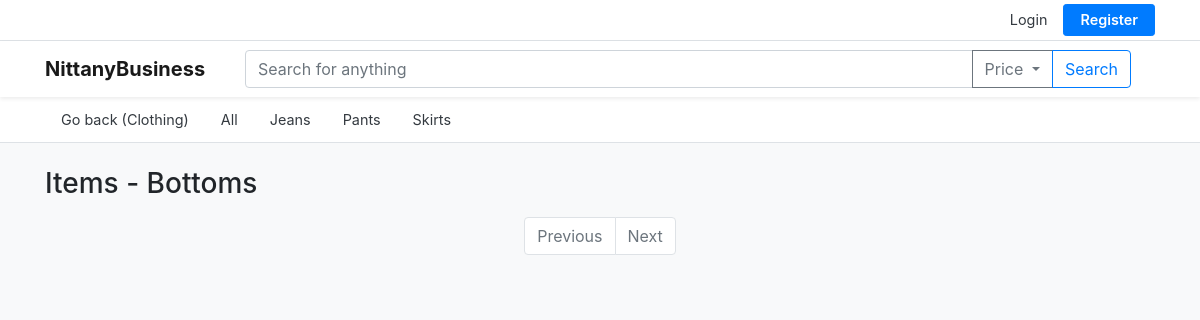
Page /category/Clothing/Bottoms on the earlier database version.
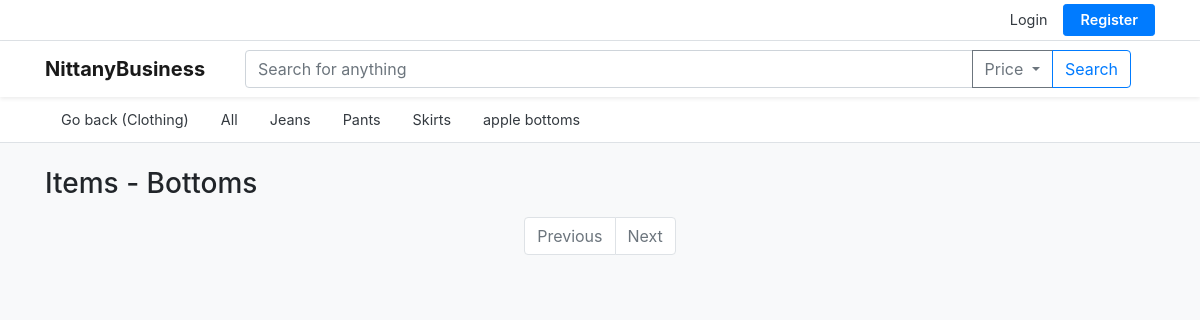
Same page on the later database version.
### tables this page shows
CREATE TABLE categories (
            parent_category TEXT,
            category_name TEXT PRIMARY KEY
        );

### app.py (the view)
@app.route('/')
@app.route('/category/<string:category>')
@app.route('/category/<string:category>/<string:subcategory>')
@app.route('/category/<string:category>/<string:subcategory>/<string:subsubcategory>')
def mainpage(category="All", subcategory="", subsubcategory=""):
    user = session.get('user')
    page = request.args.get('page', 1, type=int)
    PAGE_SIZE = 60
    connection = sqlite3.connect(db_path)
    cursor = connection.cursor()
    count_query = '''
        SELECT count(*)
        FROM product_listings p
        JOIN categories c ON p.Category = c.category_name
        WHERE p.Status = 1
    '''
    data_query = '''
        SELECT
            p.Product_Title,
            p.Product_Name,
            s.Business_Name,
            p.Listing_ID,
            p.Quantity,
            p.Product_Price,
            p.Seller_Email
        FROM product_listings p, sellers s, categories c
        WHERE p.Status = 1
          AND p.Seller_Email = s.email
          AND p.Category = c.category_name
    '''
    filters = []
    params = []
    parent_category = ""
    if subsubcategory:
        filters.append('p.Category = ?')
        params.append(subsubcategory)
        parent_category = subsubcategory
    elif subcategory:
        all_descendants = dfs_category(subcategory)
        filters.append('p.Category IN (' + ','.join(['?'] * len(all_descendants)) + ')')
        params.extend(all_descendants)
        parent_category = subcategory
    elif category != "All":
        all_descendants = dfs_category(category)
        filters.append('p.Category IN (' + ','.join(['?'] * len(all_descendants)) + ')')
        params.extend(all_descendants)
        parent_category = category
    else:
        parent_category = "Root"
    if filters:
        count_query += ' AND ' + ' AND '.join(filters)
        data_query += ' AND ' + ' AND '.join(filters)
    print("FINAL COUNT QUERY:\n" + count_query)
    print("COUNT PARAMS: " + str(params))
    cursor.execute(count_query, tuple(params))
    total_listings = cursor.fetchone()[0]
    total_pages = (total_listings + PAGE_SIZE - 1) // PAGE_SIZE
    if page > total_pages:
        page = total_pages
    elif page < 1:
        page = 1
    offset = (page - 1) * PAGE_SIZE
    data_query += ' ORDER BY p.Listing_ID LIMIT ? OFFSET ?'
    data_params = params + [PAGE_SIZE, offset]
    print("FINAL DATA QUERY:\n" + data_query)
    print("DATA PARAMS: " + str(data_params))
    cursor.execute(data_query, tuple(data_params))
    listings = cursor.fetchall()
    cursor.execute('''
        SELECT category_name
        FROM categories
        WHERE parent_category = ?
    ''', (parent_category,))
    categories = cursor.fetchall()
    enhanced_listings = []
    for listing in listings:
        product_title, product_name, business_name, listing_id, quantity, price, seller_email = listing
        seller_rating = get_seller_rating(seller_email)
        enhanced_listings.append((product_title, product_name, business_name, listing_id, quantity, price, seller_email, seller_rating))
    return render_template('mainpage.html',
                           listings=enhanced_listings,
                           categories=categories,
                           category=category,
                           subcategory=subcategory,
                           subsubcategory=subsubcategory,
                           page=page,
                           total_pages=total_pages,
                           user=user
                           )

### app.py (called while the page is built)
def get_children_categories(cursor, parent_category):
    cursor.execute('''
            SELECT category_name FROM categories
            WHERE parent_category = ?
        ''', (parent_category,))
    children = [row[0] for row in cursor.fetchall()]
    return children

def dfs_category(start_category):
    result = []
    connection = sqlite3.connect(db_path)
    cursor = connection.cursor()
    def dfs(current_category):
        result.append(current_category)
        children = get_children_categories(cursor, current_category)
        for child in children:
            dfs(child)
    dfs(start_category)
    connection.close()
    return result

### templates/mainpage.html (shortened to what this page needs)
<!DOCTYPE html>
<html lang="en">
<head>
    <link rel="stylesheet" href="https://stackpath.bootstrapcdn.com/bootstrap/4.4.1/css/bootstrap.min.css">
</head>
<body class="bg-light">
<div class="top‑utility bg-white border-bottom">
    <div class="container d-flex justify-content-end py-1">
       {% if session.user %}
           {% if session.user.role == 'helpdesk' %}
                <a href="{{ url_for('helpdesk_dashboard') }}" class="btn btn-primary btn-sm mr-3">Helpdesk Portal</a>
           {% elif session.user.role == 'seller' %}
                <a href="{{ url_for('product_listings') }}" class="btn btn-outline-success btn-sm mr-3">Seller Management Dashboard</a>
           {% endif %}
           <div class="d-flex align-items-center">
                <a href="{{ url_for('profile') }}" class="mr-3 text-dark">Profile</a>
                <a href="{{ url_for('logout') }}" class="text-danger mr-3">Logout</a>
           </div>
       {% else %}
           <div class="d-flex align-items-center">
                <a href="{{ url_for('login_form') }}" class="mr-3 text-dark">Login</a>
                <a href="{{ url_for('register_form') }}" class="btn btn-primary btn-sm btn-register">Register</a>
           </div>
       {% endif %}
    </div>
</div>
<nav class="navbar navbar-expand-lg navbar-light bg-white shadow-sm">
    <div class="container">
        <a class="navbar-brand font-weight-bold" href="{{ url_for('mainpage') }}">NittanyBusiness</a>
<form class="form-inline mx-lg-4 flex-grow-1" action="{{ url_for('search') }}" method="GET">
  <div class="input-group flex-grow-1">
    <input
      class="form-control"
      type="search"
      placeholder="Search for anything"
      aria-label="Search"
      name="q">
    <div class="input-group-append dropdown">
      <button
        class="btn btn-outline-secondary dropdown-toggle"
        type="button"
        id="priceDropdown"
        data-toggle="dropdown"
        aria-haspopup="true"
        aria-expanded="false">
        Price
      </button>
    </div>
    <div class="input-group-append">
      <button class="btn btn-outline-primary" type="submit">Search</button>
    </div>
  </div>
</form>
    </div>
</nav>
<div class="bg-white border-bottom">
    <div class="container">
        <ul id="miniNav" class="nav category-bar py-1">
            {% if subsubcategory %}
                <li class="nav-item">
                    <a class="nav-link text-dark" href="{{ url_for('mainpage', category=category, subcategory=subcategory) }}">Go back ({{ subcategory }})</a>
                </li>
            {% elif subcategory %}
            <li class="nav-item">
                <a class="nav-link text-dark" href="{{ url_for('mainpage', category=category) }}">Go back ({{ category }})</a>
            </li>
            {% endif %}
            <li class="nav-item">
                <a class="nav-link text-dark" href="{{ url_for('mainpage') }}">All</a>
            </li>
            {% for cat in categories %}
                {% set link_args = {} %}
                {% if subcategory %}
                    {% set link_args = {'category': category, 'subcategory': subcategory, 'subsubcategory': cat[0]} %}
                {% elif category != "All" %}
                    {% set link_args = {'category': category, 'subcategory': cat[0]} %}
                {% else %}
                    {% set link_args = {'category': cat[0]} %}
                {% endif %}
                <li class="nav-item">
                    <a class="nav-link text-dark" href="{{ url_for('mainpage', **link_args) }}">{{ cat[0] }}</a>
                </li>
            {% endfor %}
        </ul>
    </div>
</div>
<main class="container my-4">
    <h3 class="mb-3">
    {% if subsubcategory %}
        Items - {{ subsubcategory }}
    {% elif subcategory %}
        Items - {{ subcategory }}
    {% elif category and category != "All" %}
        Items - {{ category }}
    {% else %}
        All Items
    {% endif %}
    </h3>
    <nav aria-label="Page navigation">
        <ul class="pagination justify-content-center">
            {% set pagination_link_args = {} %}
            {% if subsubcategory %}
                {% set pagination_link_args = {'category': category, 'subcategory': subcategory, 'subsubcategory': subsubcategory} %}
            {% elif subcategory %}
                {% set pagination_link_args = {'category': category, 'subcategory': subcategory} %}
            {% elif category and category != "All" %}
                {% set pagination_link_args = {'category': category} %}
            {% endif %}
            <li class="page-item {% if page <= 1 %}disabled{% endif %}">
                <a class="page-link" href="{{ url_for('mainpage', **pagination_link_args) }}">Previous</a>
            </li>
            <li class="page-item {% if page >= total_pages %}disabled{% endif %}">
                <a class="page-link" href="{{ url_for('mainpage', **pagination_link_args) }}">Next</a>
            </li>
        </ul>
    </nav>
</main>
</body>
</html>

### templates/mainpage.html (style rules this page uses)
.top‑utility a { font-size: 0.9rem; }
.btn-register { font-weight: 600; padding: 0.25rem 1rem; }
.category-bar { overflow-x: auto; white-space: nowrap; }
.category-bar .nav-link { font-size: 0.9rem; padding: .5rem 1rem; }

Differences in the rows shown:
added categories: category_name "apple bottoms"
